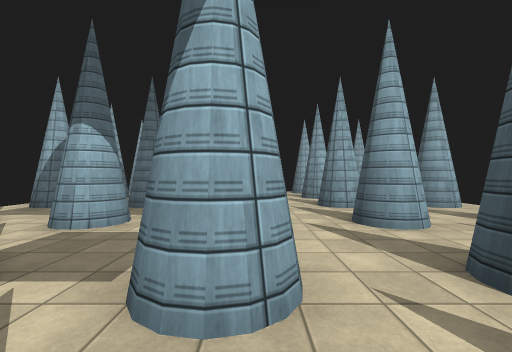
view 1 (above)

18 first-person views from a walk through a 3-D level made in the Unity game engine. The camera is 1.5 m above the floor, looks level and sees 90° across. The floor is counted in squares, 2 m on a side. Each view is taken from the middle of a square. On the plan, view 1 faces up. The plan holds only what a view shows up to about 9 squares ahead; the rest is blank. The place goes on beyond the plan. The player character is not drawn. Surface patterns are stand-ins for the level's own textures.

view 2
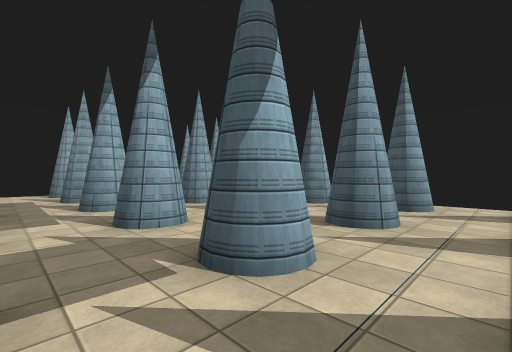

view 3
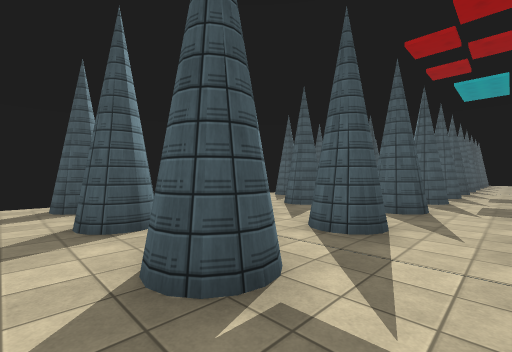

view 4
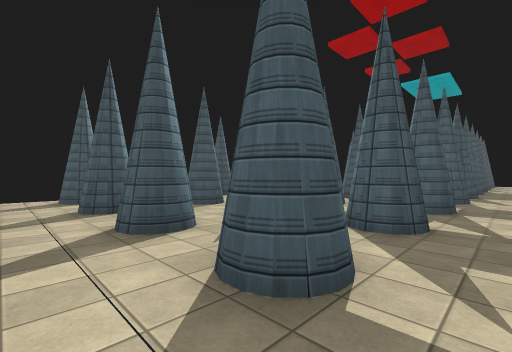

view 5
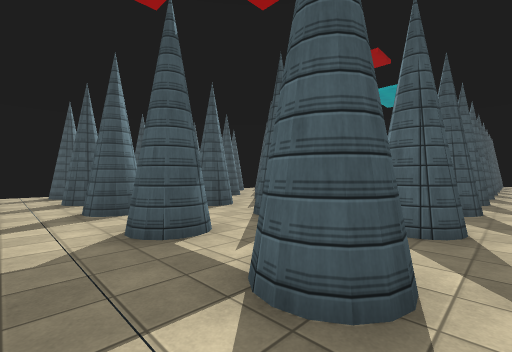

view 6
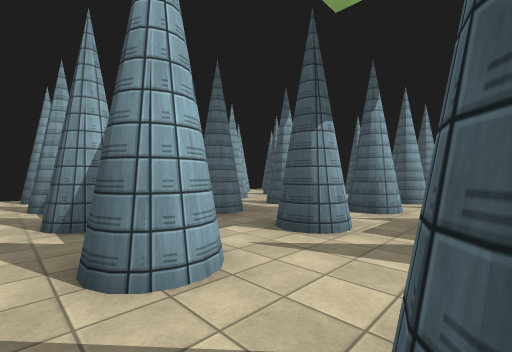

view 7
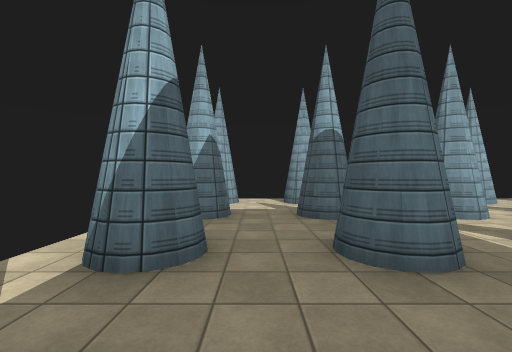

view 8
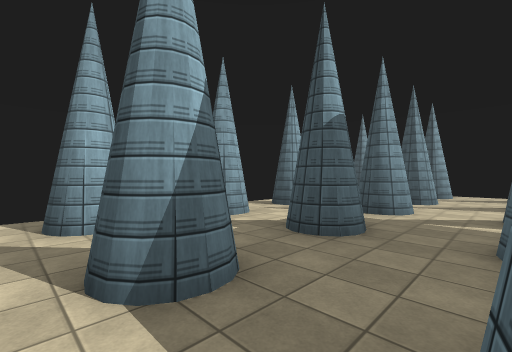

view 9
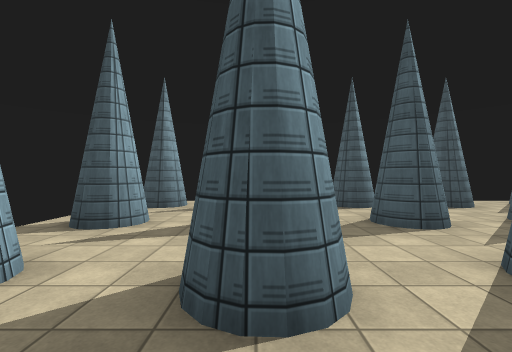

view 10
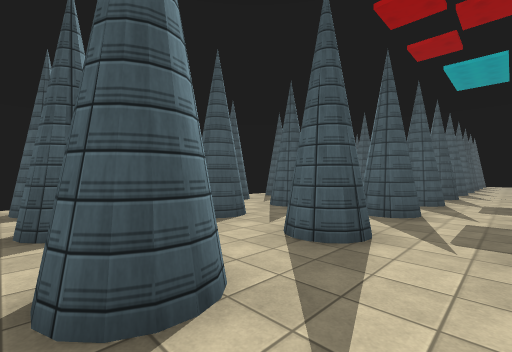

view 11
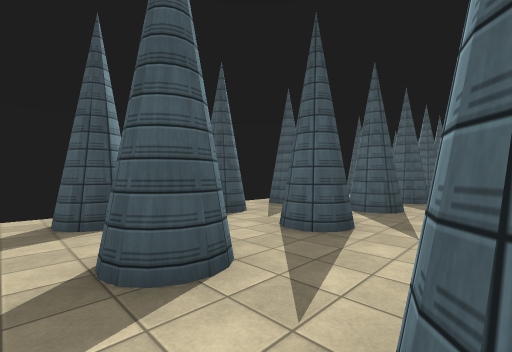

view 12
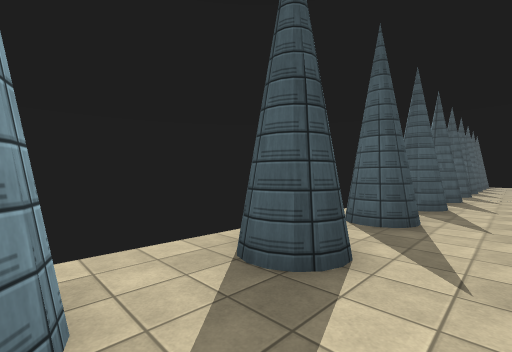

view 13
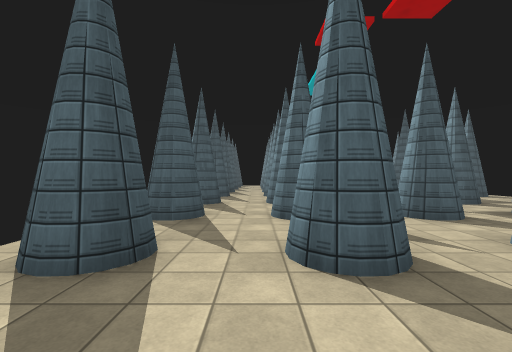

view 14
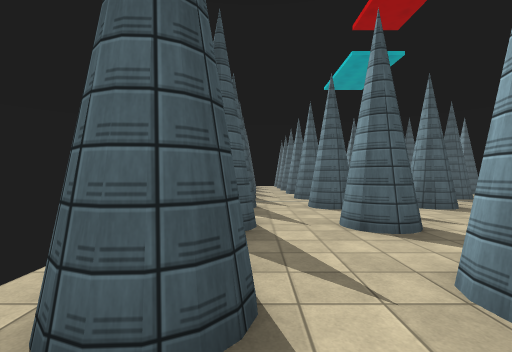

view 15
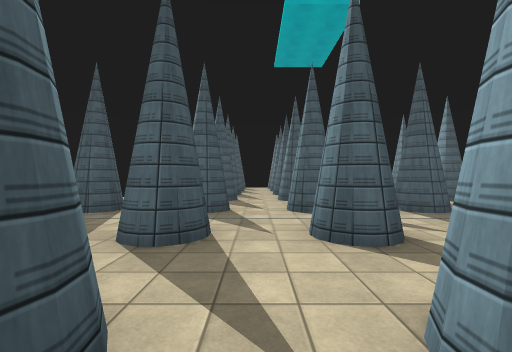

view 16
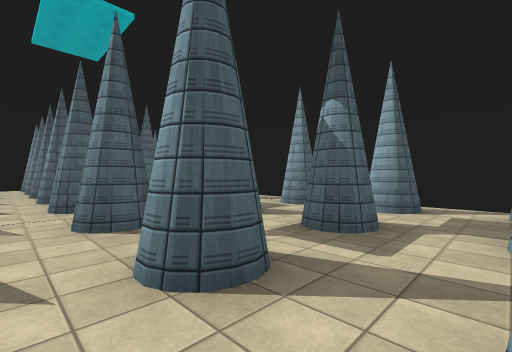

view 17
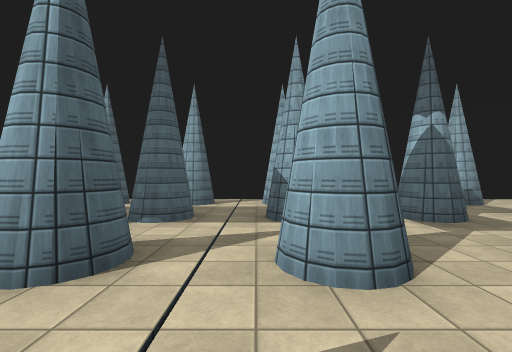

view 18
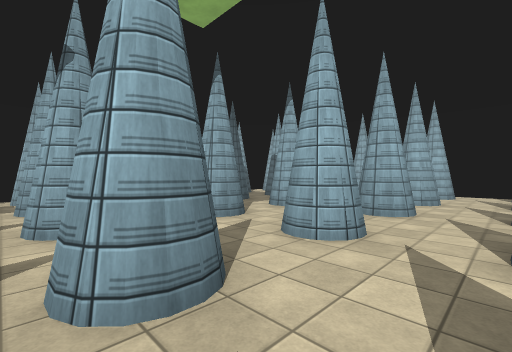

### Floor plan
Key: @ floor where view 1 was taken; # wall or solid block; . main floor; : floor 0.25 m higher than the main floor; = window, fence, low wall or low ledge.
Columns run from 6 left of view 1 to 5 right of it. Each row starts with its distance up from view 1.
 12   .........
 11 .#.#..#.#..#
 10 ...........
  9 .#.#..#.#..#
  8 ............
  7 .#.#..#.#..#
  6 ...........#
  5 ............
  4 .#.#..#.#..#
  3 ............
  2 .#.#..#.#..#
  1 ............
  0 ......@.....
 -1 .#.#..#.#..#
 -2 ............
 -3 .#.#..#.#..#
 -4 ............
 -5 .#.#..#.#..#
 -6 ...........#
 -7 ............
 -8 .#.#..#.#.:#
 -9 ...........
-10 .#.#..#.#..#
-11 ...........
-12 ..=####=..##
-13  #  ###.###

Where each view was taken, in squares from view 1:
view 1: 0 up, 0 right, facing up
view 2: 0 up, 2 left, facing up-right
view 3: 3 up, 2 left, facing down-right
view 4: 1 up, 4 left, facing down-right
view 5: 1 up, 6 left, facing down-right
view 6: 2 up, 6 left, facing up-right
view 7: 4 up, 4 left, facing up
view 8: 7 up, 6 left, facing up-right
view 9: 9 up, 2 left, facing right
view 10: 0 up, 2 left, facing down-right
view 11: 2 down, 0 right, facing down-right
view 12: 1 down, 3 right, facing down-right
view 13: 3 down, 3 right, facing down
view 14: 4 down, 4 right, facing down
view 15: 7 down, 1 right, facing down
view 16: 6 down, 1 right, facing down-left
view 17: 11 down, 2 right, facing left
view 18: 1 up, 4 right, facing up-left
